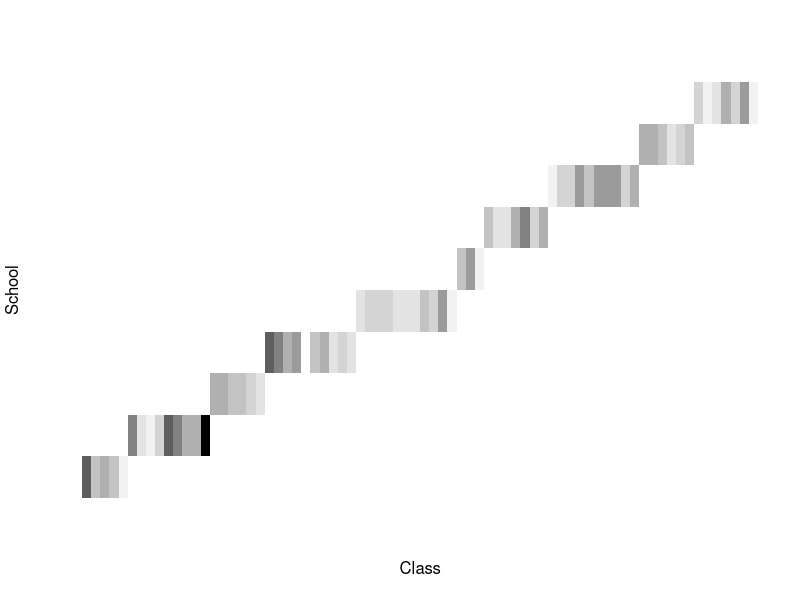
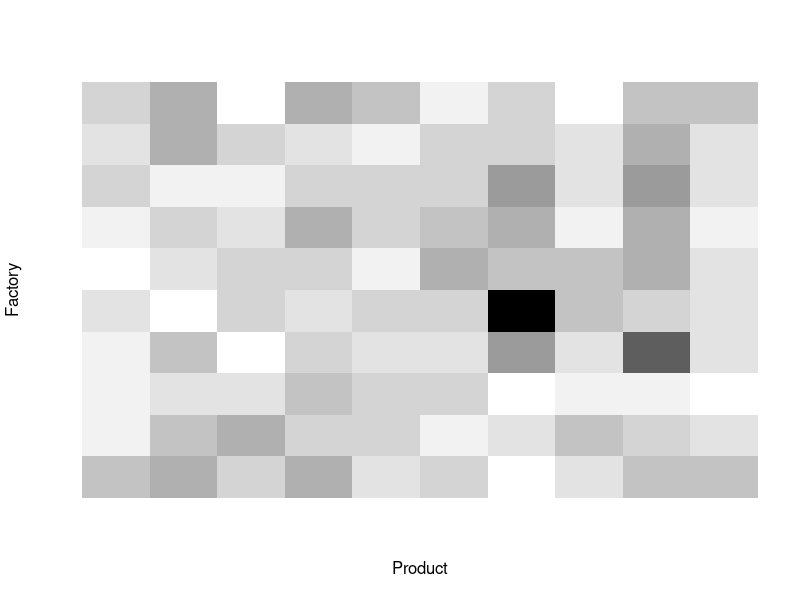

Here is the R script that generated these plots, in order: (Note: this script raises an error after producing the figures.)
## ---- chunk 1
#| label: nested-design
#| message: false
library(tidyverse)
set.seed(123)
n_school <- 10
mean_n_class <- 7
mean_n_student <- 5

n_class <- rpois(n_school, mean_n_class)
schools <- map2_df(
  seq_len(n_school), n_class,
  ~tibble(
    school = .x, class = seq_len(.y), students = rpois(.y, mean_n_student)
  )
) %>%
  group_by(school, class) %>%
  do(
    student = tibble(student = seq_len(.$students))
  ) %>%
  unnest(student) %>%
  mutate(
    class2 = interaction(class, school, drop = TRUE),
    student2 = interaction(class2, student, drop = TRUE)
  )
## ---- chunk 2
#| label: fig-school-design
#| fig.cap: "Contingency matrix for the `schools`data set"
#| fig.alt: "Contingency matrix for the `schools`data set"
with(schools, table(class2, school)) %>%
  image(
    col = grey.colors(10, start = 1, end = 0),  axes = FALSE,  xlab = "Class",
    ylab = "School"
  )
## ---- chunk 3
#| label: nesting-values
school_sd <- 2
class_sd <- 2
noise_sd <- 1
intercept <- 50

school_effect <- rnorm(n_school, mean = 0, sd = school_sd)
class_effect <- rnorm(length(levels(schools$class2)), mean = 0, sd = class_sd)
schools <- schools %>%
  mutate(
    mu = intercept + school_effect[school] + class_effect[class2],
    y = mu + rnorm(n(), mean = 0, sd = noise_sd)
  )
## ---- chunk 4
#| label: explicit-nesting
#| message: false
library(lme4)
lmer(y ~ (1 | school) + (1 | school:class), data = schools)
lmer(y ~ (1 | class:school) + (1 | school), data = schools)
## ---- chunk 5
#| label: shorthand-nesting
lmer(y ~ (1 | school / class), data = schools)
lmer(y ~ (1 | class / school), data = schools)
## ---- chunk 6
#| label: implicit-nesting
lmer(y ~ (1 | school) + (1 | class2), data = schools)
lmer(y ~ (1 | school) + (1 | school:class2), data = schools)
lmer(y ~ (1 | school / class2), data = schools)
## ---- chunk 7
#| label: crossed-design
n_factory <- 10
n_product <- 10
mean_n_sample <- 5

factories <- expand.grid(
  factory = seq_len(n_factory),
  product = seq_len(n_product)
) %>%
  mutate(
    samples = rpois(n(), mean_n_sample)
  ) %>%
  group_by(factory, product) %>%
  do(
    sample = tibble(sample = seq_len(.$samples))
  ) %>%
  unnest(sample) %>%
  mutate(
    sample2 = interaction(factory, product, sample, drop = TRUE)
  )
## ---- chunk 8
#| label: fig-factory-design
#| fig.cap: "Contingency matrix for the `factories`data set"
with(factories, table(product, factory)) %>%
  image(
    col = grey.colors(10, start = 1, end = 0),  axes = FALSE, xlab = "Product",
    ylab = "Factory"
  )
## ---- chunk 9
#| label: crossed-values
factory_sd <- 3
product_sd <- 2
noise_sd <- 1
intercept <- 50

factory_effect <- rnorm(n_factory, mean = 0, sd = factory_sd)
product_effect <- rnorm(n_product, mean = 0, sd = product_sd)
factories <- factories %>%
  mutate(
    mu = intercept + factory_effect[factory] + product_effect[product],
    y = mu + rnorm(n(), mean = 0, sd = noise_sd)
  )
## ---- chunk 10
#| label: crossed
lmer(y ~ (1 | factory) + (1 | product), data = factories)
## ---- chunk 11
#| label: session-info
sessioninfo::session_info()
